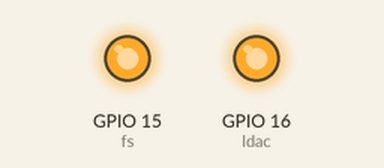
This program was run on a simulated ESP8266 board running MicroPython. Shown: output pins drawn as LEDs (lit = HIGH). At 0.0 s the program stops and its outputs stay as they are.

Above: at 0.1 s.
Timing chart, 0 to 1.5 s (numbered marks = the images above):
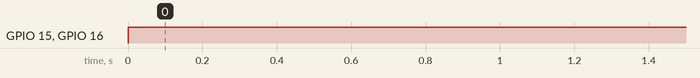

Measured:
- by itself, GPIO 15 (fs), GPIO 16 (ldac): LOW → HIGH at 0.00 s

The program:

init.py
```python
from machine import Pin,ADC,SPI,SoftI2C
from micropython import const

adc0 = ADC(0)
io0=Pin(0, mode=Pin.OPEN_DRAIN, pull=Pin.PULL_UP, value=1)
io2=Pin(2, mode=Pin.OPEN_DRAIN, pull=Pin.PULL_UP, value=1)
i2c=SoftI2C(scl=Pin(4, mode=Pin.OPEN_DRAIN, pull=Pin.PULL_UP, value=1), sda=Pin(5, mode=Pin.OPEN_DRAIN, pull=Pin.PULL_UP, value=1), freq=100000)
ADC_ADDR=const(0x48)
spi=SPI(1, baudrate=2000000, polarity=1, phase=0)
fs=Pin(15, mode=Pin.OUT, value=1)
ldac=Pin(16, mode=Pin.OUT, value=1)
rdy=Pin(12, mode=Pin.IN, pull=Pin.PULL_UP)
```
